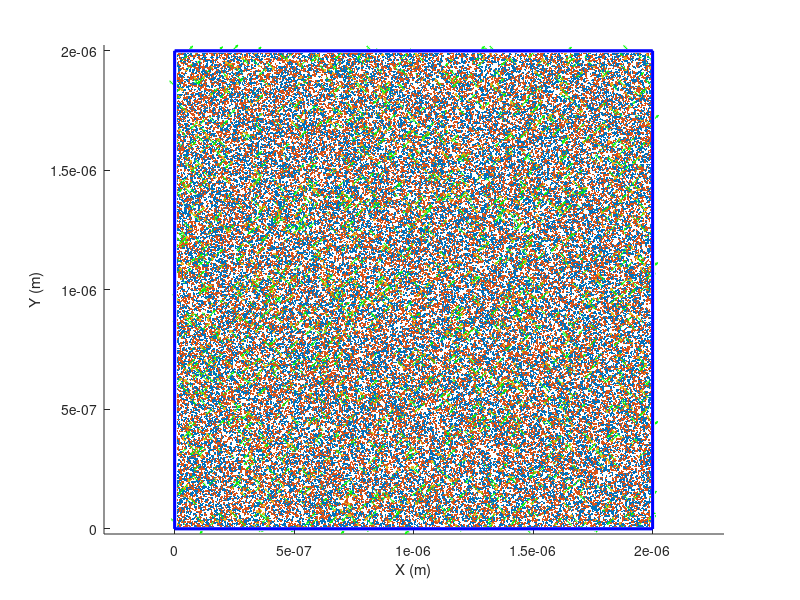

MATLAB code to generate this figure: (Note: this script raises an error after producing the figure.)

%%%%%%%%%%%%%%%%%%%%%%%%%% PART 1 SIMULATION SETUP %%%%%%%%%%%%%%%%%%%%%%%%
close all
rng(156, 'twister')
clear

%% Step 0: Diamond as a Medium
%Since we use a lot of E&M calculations, we need
DiaPerm = 5.66*8.854e-12;       %Permittivity in Diamond
EC = 1.602e-19/(4*pi*DiaPerm);  %Charge / 4*pi*epsilom

%In diamond there are two types of chargetraps

%P1 traps which can be neutral or negatively charged
P1occ = 13;            %Suspected Precent that are charged negative
P1dens = 5e21;         %Suspected Density of traps

%Vacancies which can be neutral or positively charged
VCocc = 13;            %Suspected Precent that are charged positive
VCdens = 5e21;         %Suspected Density of traps

%Finally, there are NV centers within Diamond which can be neutral or
%negatively charged, and are treated as dipoles.
NVocc = 82;            %Suspected Precent that are charged negative
NVdens = 0.2e21;         %Suspected Density of NV's


%% Step 1: Creating a Volume
%This step is pretty straight forward, for our simulation we need a volume
%of diamond to be used in the simulation. Thus we consider a box shape

BoxDim = 1e-6*[2;2;2];  %Box Size

%Here's a visualization of the box%
figure(1)  
BoxX = BoxDim(1)*[0,1,1,0,0,0,0,0,0,1,1,1,1,1,1,0];   %Mess of points
BoxY = BoxDim(2)*[0,0,1,1,0,0,1,1,1,1,1,1,0,0,0,0];   %that create
BoxZ = BoxDim(3)*[0,0,0,0,0,1,1,0,1,1,0,1,1,0,1,1];   %the box shape
hold on
plot3(BoxX,BoxY,BoxZ,'b-','LineWidth',2);
xlabel('X (m)')
ylabel('Y (m)')
zlabel('Z (m)')
axis equal


%% Step 2: Add Charge Traps Within Box
%We then estimate how many of each trap exists within the volume
P1num = round(P1dens*BoxDim(1)*BoxDim(2)*BoxDim(3));
VCnum = round(VCdens*BoxDim(1)*BoxDim(2)*BoxDim(3));

%Then we place the charge traps within the volume
P1pos(:,1:P1num) = [BoxDim(1)*rand(1,P1num);BoxDim(2)*rand(1,P1num);BoxDim(3)*rand(1,P1num)];
VCpos(:,1:VCnum) = [BoxDim(1)*rand(1,VCnum);BoxDim(2)*rand(1,VCnum);BoxDim(3)*rand(1,VCnum)];

%Here's what that looks like
scatter3(P1pos(1,:),P1pos(2,:),P1pos(3,:),2,'red','filled');
scatter3(VCpos(1,:),VCpos(2,:),VCpos(3,:),2,'blue','filled');


%% Step 3: Add NV's into Box
%Next we have to add our NV's into the box, same steps as before
NVnum = round(NVdens*BoxDim(1)*BoxDim(2)*BoxDim(3));
NVpos(:,1:NVnum) = [BoxDim(1)*rand(1,NVnum);BoxDim(2)*rand(1,NVnum,1);BoxDim(3)*rand(1,NVnum)];

%However, NV's are dipoles and thus have a random orientation
%Luckily because diamond is crystalline, there are only 4 possible
%orientations
n_poss = 1/sqrt(3)*[1,1,-1,-1;1,-1,1,-1;1,-1,-1,1]; %1/sqrt(3) is the normalization factor)
NVori = n_poss(:,randi([1,4],1,NVnum));

%Here's what the NV's look like with their orientations
scatter3(NVpos(1,:),NVpos(2,:),NVpos(3,:),5,'green','filled');
quiver3(NVpos(1,:),NVpos(2,:),NVpos(3,:),NVori(1,:),NVori(2,:),NVori(3,:),0.5,'green');

%we also have one more inherant constraint in NV's. NV's have inherent
%strains caused by defects within diamonds crystalline structure. As of
%right now the strain orientation is seemingly random. The magnitude is
%close to 10 GHZ in our spectrum, we convert this into SI using muE.
muE = 6.3*1e-6 ;    %GHz/(V/m) this specific value is from Tamarat et al

STmag = 10 / muE;  %10 GHZ to V/m
STvect = randi([-100,100],3,NVnum); %Creates a random vector per NV
STvect = STmag * STvect ./ vecnorm(STvect); %Normalizes the vector and applies the magnitude to it


%% Step 4: Reducing our scope
%Obviously this entire situation is a tad intense, So let's reduce it down
%Firstly lets focus on one NV, call this our main NV. Let's look at an NV
%close to the center that has 3 adjacent neighbors
%Firstly find the NV closest to the center
[~,A] = min(vecnorm(NVpos - BoxDim/2));

[~,B] = mink(vecnorm(NVpos - NVpos(:,A)),NVnum);
NVpos = NVpos(:,B);
NVori = NVori(:,B);

%Label our center NV in gold, the next 3 closest make larger in green
scatter3(NVpos(1,1),NVpos(2,1),NVpos(3,1),40,[1,0.7,0],'filled','MarkerEdgeColor','black');
scatter3(NVpos(1,2:4),NVpos(2,2:4),NVpos(3,2:4),40,'g','filled','MarkerEdgeColor','black');

%now overwrite our NV_pos and center everything about our main NV
P1pos = P1pos - NVpos(:,1);
[~,B] = mink(vecnorm(P1pos),P1num);
P1pos = P1pos(:,B);

VCpos = VCpos - NVpos(:,1);
[~,B] = mink(vecnorm(VCpos),P1num);
VCpos = VCpos(:,B);

NVpos = NVpos - NVpos(:,1);


%we will also remove any charges that are too far that they cause minimal
%interaction
MinDist = 0.5e-6;
P1pos = P1pos(:,(vecnorm(P1pos) < MinDist));
P1num = size(P1pos,2);
VCpos = VCpos(:,(vecnorm(VCpos) < MinDist));
VCnum = size(VCpos,2);
NVpos = NVpos(:,(vecnorm(NVpos) < MinDist));
NVori = NVori(:,(vecnorm(NVpos) < MinDist));
NVnum = size(NVpos,2);

%Now we can look at our new situation
figure(2)
xlabel('X (m)')
ylabel('Y (m)')
zlabel('Z (m)')
axis(MinDist*[-1,1,-1,1,-1,1])

hold on
%Place Main NV
scatter3(NVpos(1,1),NVpos(2,1),NVpos(3,1),40,[1,0.7,0],'filled','MarkerEdgeColor','black');
quiver3(NVpos(1,1),NVpos(2,1),NVpos(3,1),NVori(1,1),NVori(2,1),NVori(3,1),1e-7,'color',[1,0.7,0]);

%Place closest 3 NV's
scatter3(NVpos(1,2:4),NVpos(2,2:4),NVpos(3,2:4),40,'g','filled','MarkerEdgeColor','black');
quiver3(NVpos(1,2:4),NVpos(2,2:4),NVpos(3,2:4),NVori(1,2:4),NVori(2,2:4),NVori(3,2:4),0.5,'green');

%Place all other NV's & charges
scatter3(NVpos(1,5:end),NVpos(2,5:end),NVpos(3,5:end),8,'g','filled');
scatter3(P1pos(1,:),P1pos(2,:),P1pos(3,:),8,'blue','filled');
scatter3(VCpos(1,:),VCpos(2,:),VCpos(3,:),8,'red','filled');



%% Step 4: Randomize Charge Per loop
%Now we will look at what happens every loop
LPnum = 100;
%Our First Loop is initialized randomly based on our occupancy values
P1stat = (100*rand(P1num,1) < P1occ);
VCstat = (100*rand(VCnum,1) < VCocc);
NVstat = (100*rand(NVnum,1) < NVocc);
%Just make the first 4 NV's active to start with, makes life easier
NVstat(1:4) = 1;

%This creates a vector where the columns represent the individual particles,
%and the rows represent what happens on the first loop. A value of 0 means the
%particle is neutral, and a value of 1 means the particle is charged,
%negatively or positively depending on the type.

%this is mainly useful for the mathematics, but it is interesting to see
%how it changes our situation for one loop
figure(3)
xlabel('X (m)')
ylabel('Y (m)')
zlabel('Z (m)')
axis(MinDist*[-1,1,-1,1,-1,1])

hold on
%Place all NV's and Charges, colored based on if they're on or off
scatter3(NVpos(1,NVstat),NVpos(2,NVstat),NVpos(3,NVstat),8,'green','filled');
scatter3(NVpos(1,~NVstat),NVpos(2,~NVstat),NVpos(3,~NVstat),1,'black');
scatter3(P1pos(1,P1stat),P1pos(2,P1stat),P1pos(3,P1stat),8,'blue','filled');
scatter3(P1pos(1,~P1stat),P1pos(2,~P1stat),P1pos(3,~P1stat),1,'black','filled');
scatter3(VCpos(1,VCstat),VCpos(2,VCstat),VCpos(3,VCstat),8,'red','filled');
scatter3(VCpos(1,~VCstat),VCpos(2,~VCstat),VCpos(3,~VCstat),1,'black','filled');
%Place Main NV
scatter3(NVpos(1,1),NVpos(2,1),NVpos(3,1),40,[1,0.7,0],'filled','MarkerEdgeColor','black');
quiver3(NVpos(1,1),NVpos(2,1),NVpos(3,1),NVori(1,1),NVori(2,1),NVori(3,1),1e-7,'color',[1,0.7,0]);
%Place closest 3 NV's
scatter3(NVpos(1,2:4),NVpos(2,2:4),NVpos(3,2:4),40,'g','filled','MarkerEdgeColor','black');
quiver3(NVpos(1,2:4),NVpos(2,2:4),NVpos(3,2:4),NVori(1,2:4),NVori(2,2:4),NVori(3,2:4),0.5,'green');


%However We still have LPnum-1 situations remaining. For this we're
%going to consider random amounts of change on NVstat, P1stat and VCstat
%First let's initialize the remaining loops
NVstat = [NVstat,zeros(NVnum,LPnum-1)];
VCstat = [VCstat,zeros(VCnum,LPnum-1)];
P1stat = [P1stat,zeros(P1num,LPnum-1)];
Changes = zeros(2,LPnum);
%Changes is a matrix that describes every change
%the first row is dedicated to knowing what stat we're changing (NV,VC,P1)
%the second row is dedicated to knowing exactly what particle got changed

for ll = 2:LPnum
Changes(1,ll) = randi([1,3],1);
%Each loop can change a value from each of the 3 options.
%However, there is only 1 change per loop for simplicity
%So firsty, copy over the previous loops statistics.
NVstat(:,ll) = NVstat(:,ll-1);
P1stat(:,ll) = P1stat(:,ll-1);
VCstat(:,ll) = VCstat(:,ll-1);

switch Changes(1,ll)
    case 1  %An NV changes charge
        Changes(2,ll) = randi([5,5+floor(NVnum/50)],1);
        %Only look at the first eighth of our total NV's. These are the
        %closest to our actual NV and will be more apparent when a change
        %happens, all other NV's can be considered static noise.
        %Decide which NV's will be changed
        NVstat(Changes(2,ll),ll) = ~NVstat(Changes(2,ll),ll);
        %Flip those NV values

    case 2  %A P1 trap changes charge
        %Same step for the charges
        Changes(2,ll) = randi([1,5],1);
        %Again only look at the first 8th
        P1stat(Changes(2,ll),ll) = ~P1stat(Changes(2,ll),ll);

    case 3  %A Vacancy changes charge
        Changes(2,ll) = randi([1,5],1);
        VCstat(Changes(2,ll),ll) = ~VCstat(Changes(2,ll),ll);
end %Switch Case
end %ll Loop

%And Add a little thing to make sure all the stats are seen as logical
NVstat = (NVstat == 1);
P1stat = (P1stat == 1);
VCstat = (VCstat == 1);



%% Step 5: Electric Fields
%Now we look at how each loop effects the percieved electric fields at the
%point of each of our NV's

Efield = zeros(3,LPnum,NVnum);
for vv = 1:NVnum
%on a NV by NV Basis

%Firstly we add strain from each individual NV, strain doesnt
%change per loop so we can add it to all loops simultaneously
Efield(:,:,vv) = Efield(:,:,vv) + STvect(:,vv);

for ll = 1:LPnum

%Imporantly, An NV only reads out the electricfield if it's active,
%otherwise it is given a value of NaN
if NVstat(vv,ll) == 0
    Efield(:,ll,vv) = [NaN;NaN;NaN];
else

%Add contributions from our P1 Traps & Vacancies
Efield(:,ll,vv) = Efield(:,ll,vv) + EC*sum((P1pos(:,P1stat(:,ll)) - NVpos(:,vv)) ./ vecnorm(P1pos(:,P1stat(:,ll)) - NVpos(:,vv)).^3,2);
Efield(:,ll,vv) = Efield(:,ll,vv) - EC*sum((VCpos(:,VCstat(:,ll)) - NVpos(:,vv)) ./ vecnorm(VCpos(:,VCstat(:,ll)) - NVpos(:,vv)).^3,2);

%Add contributions from other NV's
NV_pospos = NVpos(:,[1:vv-1,vv+1:NVnum]) - NVpos(:,vv); %Relative NV Position Difference Per NV
Efield(:,ll,vv) = Efield(:,ll,vv) - EC*sum((NV_pospos(:,NVstat([1:vv-1,vv+1:NVnum],ll))) ./ vecnorm(NV_pospos(:,NVstat([1:vv-1,vv+1:NVnum],ll))).^3,2);

end %NV Active Test
end %ll loop
end %vv loop



%% Step 6: Longitudinal and Transversal Fields
%In our actual readouts we know the position of the spectral lines are the
%sum and difference of the projection and rejection fields respect to the
%NV orientation. We call the vector projection the Longitudinal field, and
%the rejection field the transversal field.
Elong = zeros(LPnum,NVnum);
Etran = zeros(LPnum,NVnum);
for vv = 1:NVnum
for ll = 1:LPnum
Elong(ll,vv) = dot(Efield(:,ll,vv) , NVori(:,vv));
Etran(ll,vv) = norm(Efield(:,ll,vv) - NVori(:,vv)*Elong(ll,vv));
end
end

%Here we'll display the values of the longitudinal field against the
%transversal field per NV
figure(4)
tiledlayout(2,2)
for vv = 1:4
nexttile(vv,[1,1])
scatter(Elong(:,vv)*muE,Etran(:,vv)*muE,'+')
axis square
xlabel('Longitudinal (GHz)')
ylabel('Transversal (GHz)')
title("NV " + vv)
end


%% Step 7: 1 NV Localization
%Now we have to locate where our change was. Firstly we'll consider
%locating our change with only our primary NV.

%A big issue with this localization, is that the transversal field
%condenses 2 dimensions into 1. In doing so the math gets a little
%complicated.

%Firstly let's look at what we have.
% Elong(1,1) == The longitudinal field of NV1 during the first loop
% Etran(1,1) == The transversal field of NV1 during the first loop
% Elong(2,1) == The longitudinal field of NV1 during the second loop
% Etran(2,1) == The transversal field of NV1 during the second loop

%There is some charge that changes that turns our first loop into our
%second loop.
%Let's call the field without this charge S for Strain, the field the
%charge gives C for charge, and the total field S + C = E

%Of course all these values are 3d-vectors. Lets refer to these 3
%dimensions as such
% n = Orientation of NV1
% s = Direction of S made perpendicular to n
% a = n × a     (the × is the cross product)

%In doing this we have a complete orthonormal basis. Thus our fields take
%the form
% E = n*n*E + s*s*E + a*a*E
% C = n*n*C + s*s*C + a*a*C
% S = n*n*S + s*s*S        (the way s is defined leads to S having no 'a' component)

%Our longitudinal fields are easy enough
% n(n*E) = n(n*C + n*S)
% n*E = n*C + n*S

%Our transversal fields not so much, as the dimensions get broken down
% magET = sqrt( (s*E)² + (a*E)² )
%Luckily instead of magnitude we can say that Eperp is 
%along the transverse plane in an arbitrary direction
% vec_E⊥ = E⊥*(s*cosθ + a*sinθ)
%In total our electric field looks like
% E = n*E∥ + E⊥*(s*cosθ + a*sinθ)

%If we solve for C, we find that
% C = E - S
% C = n*E∥ + E⊥(s*cosθ + a*sinθ) - n*S∥ - s*S⊥
% C = n(E∥ - S∥) + s(E⊥cosθ - S⊥) + a(E⊥sinθ)

%Now we have to convert this field into a position.
%To do this we use the function
% vec_E = Ec * vec_R / R^3
%We can remove one R by just looking at the unit vector
% vec_E = Ec * unit_R / R²
%If we solve this for direction and magnitude seperatly we see
% unit_R = ±unit_E = ±vec_E / mag_E
% mag_R = sqrt( Ec / mag_E )
%Where the ± is the charge of the particle and whether it was added or removed
%Thus in total
% vec_R = ±vec_E / mag_E * sqrt( Ec / mag_E )
% vec_R = ±vec_E * sqrt( Ec / mag_E^3/2 )
% vec_R = ±vec_E * sqrt(Ec) * mag_E^(-3/4)

%If we now plug in C for our E value, we find
% vec_R = ±( n(E∥ - S∥) + s(E⊥cosθ - S⊥) + a(E⊥sinθ) ) * sqrt(Ec)
%       * (E∥² + E⊥² + S∥² + S⊥² - 2E∥S∥ - 2E⊥S⊥cosθ )^(-3/4)

%Now for some annoyance, Although we know some unit vector s exists
%we don't know where it is exactly. Thus we have to rotate along the 
%s,a plane until we find the s value that matches
%Thus to initialize the setup we have an arbitrary s' value, which for
%simplicity I discribe as n cross [1;0;0], then normalized. we can then get
% a' = n' × s'
%thus our true s value is actually 
% s = s'cosφ + a'sinφ
%and our true a value is
% a = s'sinφ - a'cosφ
%and our E value is now
%To make this easier on ourselves, we'll rotate it all, after we find the
%values, speaking of, let's start writing some code

%Firstly Start with the graph
figure(5)
xlabel('X (m)')
ylabel('Y (m)')
zlabel('Z (m)')
axis square
hold on

%Place our Main NV into the graph
scatter3(NVpos(1,1),NVpos(2,1),NVpos(3,1),40,[1,0.7,0],'filled','MarkerEdgeColor','black');
quiver3(NVpos(1,1),NVpos(2,1),NVpos(3,1),NVori(1,1),NVori(2,1),NVori(3,1),1e-8,'color',[1,0.7,0]);

%Then place the particle that got changed
switch Changes(1,2) %Look at which type of charge was changed
    case 1
        scatter3(NVpos(1,Changes(2,2)),NVpos(2,Changes(2,2)),NVpos(3,Changes(2,2)),20,'g','filled','MarkerEdgeColor','black')
        %Mark the specific charge that was changed
    case 2
        scatter3(P1pos(1,Changes(2,2)),P1pos(2,Changes(2,2)),P1pos(3,Changes(2,2)),20,'b','filled','MarkerEdgeColor','black')
    case 3
        scatter3(VCpos(1,Changes(2,2)),VCpos(2,Changes(2,2)),VCpos(3,Changes(2,2)),20,'r','filled','MarkerEdgeColor','black')
end

%Initialize out E and S values
En = Elong(2,1);    %E∥
Ep = Etran(2,1);    %E⊥
Sn = Elong(1,1);    %S∥
Sp = Etran(1,1);    %S⊥

%Solve for R using our equation before
ThetaRes = 360; %How many test points for theta
Theta = linspace(0,2*pi,ThetaRes);
R = zeros(3,ThetaRes);
for tt = 1:ThetaRes
T = Theta(tt);      %this makes this look nicer, but is useless
R(:,tt) = [En - Sn ; Ep*cos(T) - Sp ; Ep*sin(T)] * sqrt(EC) * (En^2 + Ep^2 + Sn^2 + Sp^2 - 2*En*Sn - 2*Ep*Sp*cos(T))^(-3/4);
%±( n(E∥ - S∥) + s(E⊥cosθ - S⊥) + a(E⊥sinθ) ) * sqrt(Ec) * (E∥² + E⊥² + S∥² + S⊥² - 2E∥S∥ - 2E⊥S⊥cosθ )^(-3/4)
end

%This is in the n,s,a basis
n = NVori(:,1);
fs = cross(n,[1;0;0]);
fs = fs / norm(fs);     %s' == fraud s == fs
fa = cross(n,fs);

%We can see what our R values will look like in our "fraud space"

R1(:,:) = R(1,:).*n + R(2,:).*fs - R(3,:).*fa;
%R1 is our NV1's R value, with θ dependance & φ=0
plot3(R1(1,:),R1(2,:),R1(3,:), 'color', "k", 'LineWidth',2)

%However since we dont know the direction of either the true s or a vector,
%we have to rotate this along the NV orientation

%Impliment some phi dependancy
PhiRes = 45;
Phi = linspace(0,2*pi,PhiRes);
R1 = zeros(3,ThetaRes,PhiRes);

for pp = 1:PhiRes
P = Phi(pp);
s = fs*cos(P) + fa*sin(P);
a = fs*sin(P) - fa*cos(P);
R1(:,:,pp) = R(1,:).*n + R(2,:).*s - R(3,:).*a;
%R2 is our NV1's final R value, with both θ & φ dependance
end

%Finally, we plot the R values
%But we need some colors to make it distinguishable
colors = interp1(linspace(0, 1, size(colormap(hsv), 1)), colormap(hsv), (1:PhiRes)/PhiRes);
for pp = 2:PhiRes
plot3(R1(1,:,pp),R1(2,:,pp),R1(3,:,pp), 'color', colors(pp,:))
end

%However in some instances particles charge will be of opposite sign, as we
%saw in the equations
% vec_R = ±vec_E * sqrt(Ec) * mag_E^(-3/4)
%So we also have to plot -R2 as well

for pp = 2:PhiRes
plot3(-R1(1,:,pp),-R1(2,:,pp),-R1(3,:,pp), 'color', colors(pp,:))
end

%So long as the charge is close enough this should always locate our charge
%in space


%% Step 8: Multi NV Localization
%To locate a charge in space, we have to do what we just did but with
%multiple NV centers. The process is the exact same for the most part.

%Again, start with the same graph as before, but with our first 4 NV's
figure(6)
xlabel('X (m)'); ylabel('Y (m)'); zlabel('Z (m)')
axis square
hold on
colors = [1,0.7,0 ; 1,0,0 ; 0,1,0 ; 0,0,1 ];
scatter3(NVpos(1,1:4),NVpos(2,1:4),NVpos(3,1:4),40,colors,'filled','MarkerEdgeColor','black');
quiver3(NVpos(1,1:4),NVpos(2,1:4),NVpos(3,1:4),NVori(1,1:4),NVori(2,1:4),NVori(3,1:4),'k');


%Make our resolution lower since we have more data to work with
%ThetaRes = 90;
%Theta = linspace(0,2*pi,ThetaRes);
%PhiRes = 30;
%Phi = linspace(0,2*pi,PhiRes);

%Now consider our 4 NV's
Rv = zeros(3,ThetaRes,PhiRes,4);
for vv = 1:4
%initialize our E & S values
En = Elong(2,vv);    %E∥
Ep = Etran(2,vv);    %E⊥
Sn = Elong(1,vv);    %S∥
Sp = Etran(1,vv);    %S⊥

%Solve for R using our equation before
R = zeros(3,ThetaRes);
for tt = 1:ThetaRes
T = Theta(tt);      
R(:,tt) = [En - Sn ; Ep*cos(T) - Sp ; Ep*sin(T)] * sqrt(EC) * (En^2 + Ep^2 + Sn^2 + Sp^2 - 2*En*Sn - 2*Ep*Sp*cos(T))^(-3/4);
end

%Create our new basis
n = NVori(:,vv);
fs = cross(n,[1;0;0]);
fs = fs / norm(fs);    
fa = cross(n,fs);

for pp = 1:PhiRes
P = Phi(pp);
s = fs*cos(P) + fa*sin(P);
a = fs*sin(P) - fa*cos(P);
Rv(:,:,pp,vv) = R(1,:).*n + R(2,:).*s - R(3,:).*a;
%Rv is our NVv's final R value, with both θ & φ dependance
end

%Now plot all our localizations
for pp = 1:PhiRes
plot3(Rv(1,:,pp,vv)+NVpos(1,vv),Rv(2,:,pp,vv)+NVpos(2,vv),Rv(3,:,pp,vv)+NVpos(3,vv), 'color', colors(vv,:))
plot3(-Rv(1,:,pp,vv)+NVpos(1,vv),-Rv(2,:,pp,vv)+NVpos(2,vv),-Rv(3,:,pp,vv)+NVpos(3,vv), 'color', colors(vv,:))
end

end

%Now plot the charge at the end so it's easier to see in the graph
%the type of charge doesnt matter anymore, so they will all be black
switch Changes(1,2) %Look at which type of charge was changed
    case 1; scatter3(NVpos(1,Changes(2,2)),NVpos(2,Changes(2,2)),NVpos(3,Changes(2,2)),20,'k','filled','MarkerEdgeColor','black')
    case 2; scatter3(P1pos(1,Changes(2,2)),P1pos(2,Changes(2,2)),P1pos(3,Changes(2,2)),20,'k','filled','MarkerEdgeColor','black')
    case 3; scatter3(VCpos(1,Changes(2,2)),VCpos(2,Changes(2,2)),VCpos(3,Changes(2,2)),20,'k','filled','MarkerEdgeColor','black')
end














